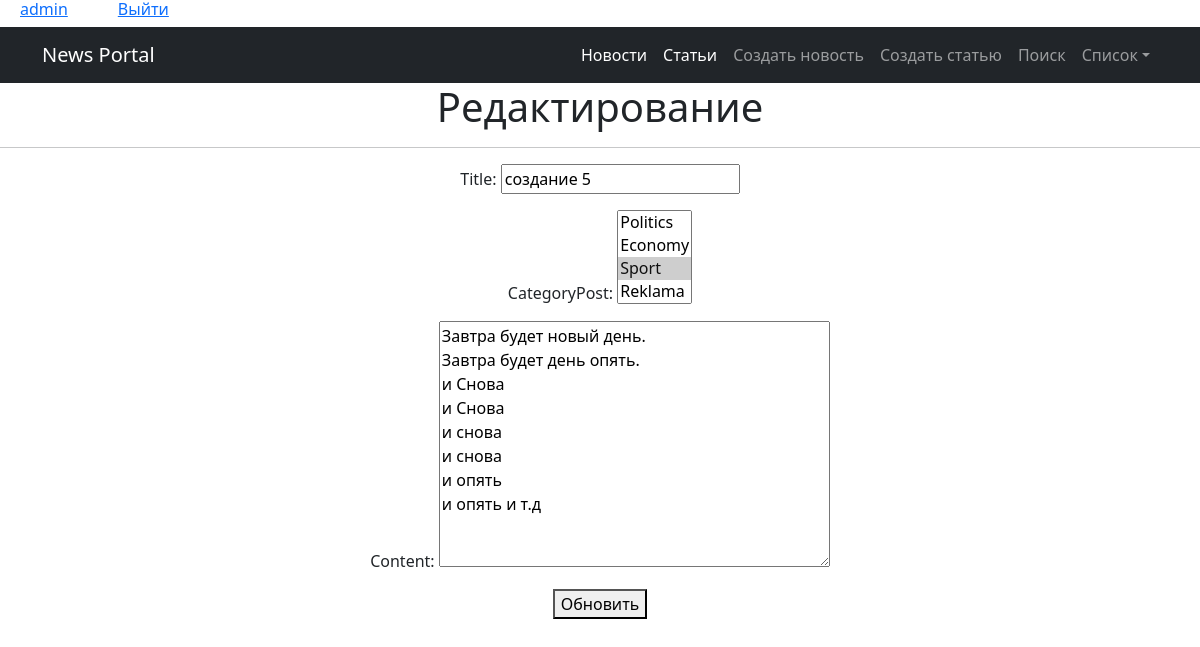
The app's page /news/28/edit/ (signed in), older data.
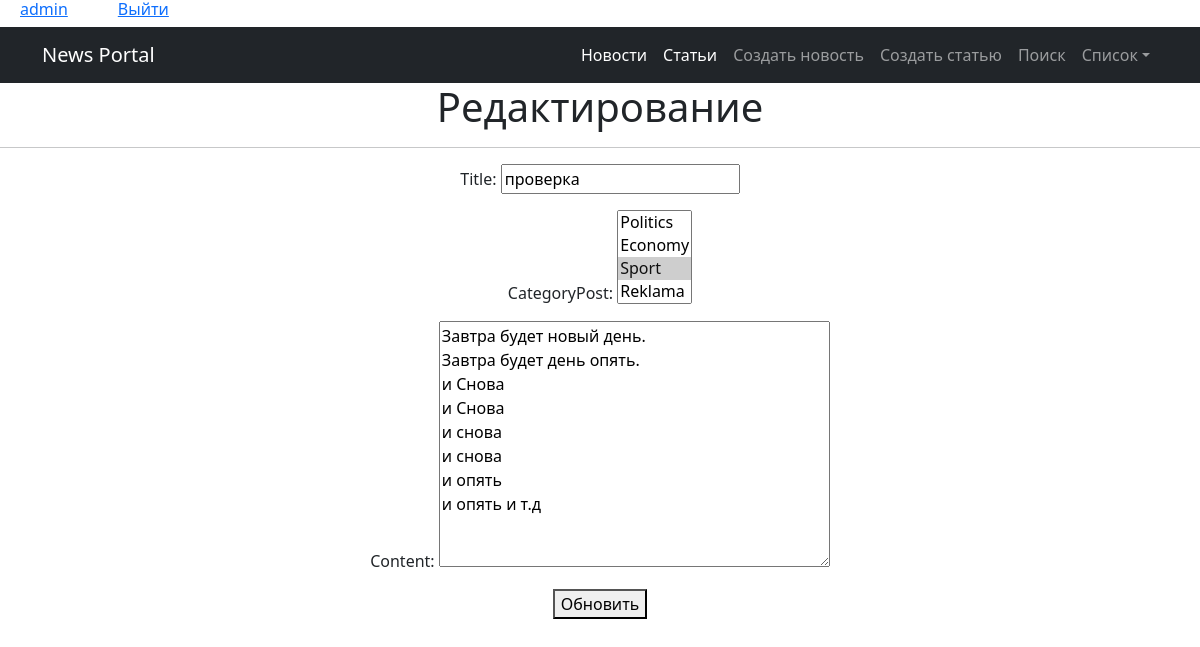
The same page, newer data.
### news/models.py (models this page shows, shortened)
class Post(models.Model):
    author = models.ForeignKey(Author, on_delete=models.CASCADE)
    news = 'NW'
    article = 'AR'
    CATEGORY_CHOICES = (
        (news, 'Новость'),
        (article, 'Статья'),
    )
    choiceType = models.CharField(max_length=2,
                                  choices=CATEGORY_CHOICES,
                                  default=article)
    timeCreate = models.DateTimeField(auto_now_add=True)
    categoryPost = models.ManyToManyField(Category, through='PostCategory')
    title = models.CharField(max_length=100, unique=True)
    content = models.TextField()
    rating = models.IntegerField(default=0)

### news/views.py (the view)
# urls.py: path('news/<int:pk>/edit/', NewsEdit.as_view(), name='news_edit'),  # URL-шаблон для редактирования новостей
class NewsEdit(PermissionRequiredMixin, LoginRequiredMixin, UpdateView):
    permission_required = ('news.change_post',)
    model = Post
    form_class = NewsForm
    template_name = 'flatpages/news_edit.html'
    success_url = '/news/'

### news/forms.py
class NewsForm(forms.ModelForm):
    class Meta:
        model = Post
        fields = [
            'title',
            'categoryPost',
            'content',
        ]

### news/models.py (called while the page is built)
    def __str__(self):
        return self.nameCategory

### templates/flatpages/news_edit.html (shortened to what this page needs)
{% extends 'flatpages/default.html' %}
{% block content %}
<div align="center">
<h1>Редактирование</h1>
<hr>
  <form method="post">
    {{ form.as_p }}
    <button type="submit">Обновить</button>
  </form>
</div>
{% endblock %}

Row changes from the older to the newer data that the page shows:
changed Post: title "создание 5" → "проверка"
